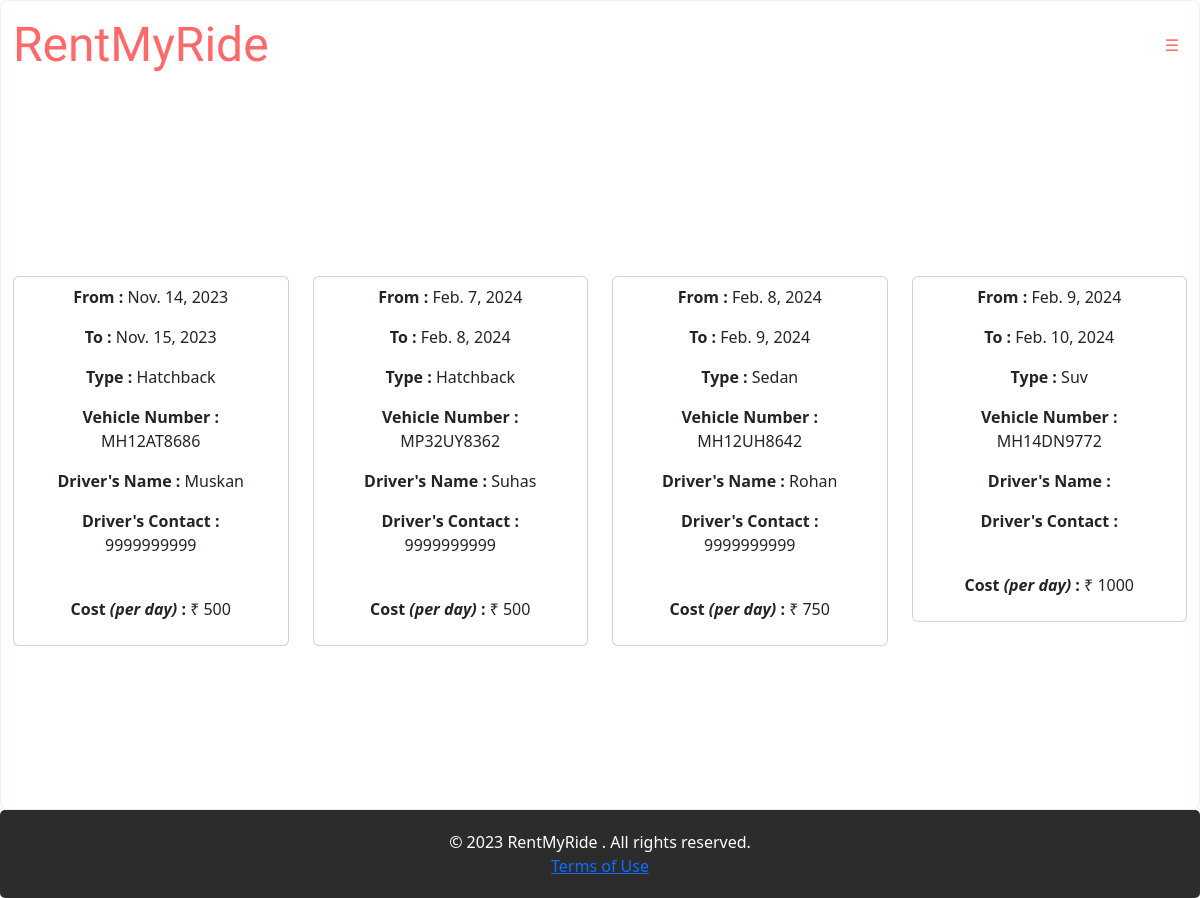
The page /dashboard/ (signed in) on the database its author committed.
### home/models.py (models this page shows, shortened)
class Dashboard(models.Model):
    u_name = models.CharField(max_length=50,unique=False)
    fromDate = models.DateField()
    toDate = models.DateField()
    cost = models.IntegerField()
    v_type = models.CharField(max_length=12)
    v_no = models.CharField( max_length=10)
    DriverName = models.CharField(max_length=50)
    DriverContact = models.CharField(max_length=10)
    address = models.CharField(max_length=200)

### home/views.py (the view)
# urls.py: path("dashboard/", views.dashboard,name="dashboard"),
@login_required(login_url='login')
def dashboard(request):
    bookings=Dashboard.objects.filter(u_name=userName)
    context={
        'data' : bookings
    }
    return render(request,'dashboard.html',context)

### home/templates/dashboard.html (shortened to what this page needs)
{% extends 'base.html' %}
{% load static %}
{% block login-btn %}
<div class="justify-content-end">
    <ul class="navbar-nav">
        <li class="nav-item dropdown">
          <a class="nav-link" href="#" role="button" data-bs-toggle="dropdown" aria-expanded="false"style="color: #FF6969;">
            <span>&#9776;</span>
          </a>
        </li>
    </ul>
</div>
{% endblock login-btn %}
{% block ad %}
<div class="row my-4 gy-4">
{% for x in data %}
    <div class="col-sm ">
        <div class="card">
            <div class="card-body py-2 px-4">
                <p><strong>From : </strong>{{x.fromDate}} </p>
                <p><strong>To : </strong>{{x.toDate}} </p>
                <p><strong>Type : </strong>{{x.v_type}} </p>
                <p><strong>Vehicle Number : </strong>{{x.v_no}} </p>
                <p><strong>Driver's Name : </strong>{{x.DriverName}} </p>
                <p><strong>Driver's Contact : </strong>{{x.DriverContact}} </p><br>
                <p><strong>Cost <i>(per day)</i> : </strong>&#8377 {{x.cost}} </p>
            </div>
        </div>
    </div>
{% endfor %}
</div>
{% endblock ad %}

### home/templates/base.html (shortened to what this page needs)
<!doctype html>
<html lang="en">
<head>
    <link href="https://cdn.jsdelivr.net/npm/bootstrap@5.3.0-alpha3/dist/css/bootstrap.min.css" rel="stylesheet"
>
    {% load static %}
    <link rel="stylesheet" href="{% static 'Styles/style.css' %}">
</head>
<body>
    <div class="container-fluid background px-0 ">
        <nav class="navbar navbar-expand-lg">
            <div class="container-fluid">
                <a class="logo"> RentMyRide </a>
                {% block login-btn %} {% endblock login-btn %}
        </nav>
        <div class="container-fluid banner">
            {% block ad %}{% endblock ad %}
        </div>
    </div>
    <footer>
        <div class="container justify-content-center">
            <div class="row">
                <div>
                    <p>&copy; 2023 RentMyRide . All rights reserved.</p>
                </div>
                <div>
                    <ul class="list-inline">
                        <li><a href="/TnC">Terms of Use</a></li>
                    </ul>
                </div>
            </div>
        </div>
    </footer>
</body>
</html>

### home/static/Styles/style.css (style rules this page uses)
* { margin: 0px; padding: 0px; }
.logo { color: #FF6969; font-family: 'Dongle', sans-serif; cursor: default; font-size: 6vh; text-decoration: none; }
.background { background-color: #fff; min-height: 10vh; border-radius: 8px; border: 1px solid #FFEAEA; }
.banner { min-height: 90vh; display: flex; justify-content: center; align-items: center; text-align: center; border-radius: 6px; }
footer { background-color: #2c2c2c; color: #fff; padding: 20px; text-align: center; border-radius: 5px; }
footer p { margin-bottom: 0; }
footer ul { margin-bottom: 0; }
footer ul li { display: inline-block; margin-right: 10px; }
footer ul li:last-child { margin-right: 0; }

### rows shown on the page
Dashboard: fromDate "Nov. 14, 2023", toDate "Nov. 15, 2023", v_type "Hatchback", v_no "MH12AT8686", DriverName "Muskan", DriverContact "9999999999", cost "500"
Dashboard: fromDate "Feb. 7, 2024", toDate "Feb. 8, 2024", v_type "Hatchback", v_no "MP32UY8362", DriverName "Suhas", DriverContact "9999999999", cost "500"
Dashboard: fromDate "Feb. 8, 2024", toDate "Feb. 9, 2024", v_type "Sedan", v_no "MH12UH8642", DriverName "Rohan", DriverContact "9999999999", cost "750"
Dashboard: fromDate "Feb. 9, 2024", toDate "Feb. 10, 2024", v_type "Suv", v_no "MH14DN9772", cost "1000"
